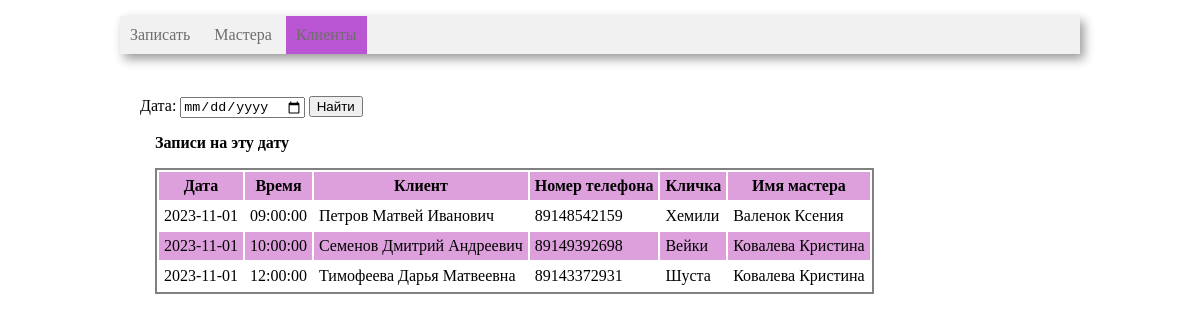
Screenshot of /client with the database file from the repository.
### tables this page shows
CREATE TABLE timetable_date (
    timetable_date_id INTEGER PRIMARY KEY AUTOINCREMENT,
	timetable_id INTEGER,
	record_date DATE,
	FOREIGN KEY (timetable_id) REFERENCES timetable (timetableid) ON DELETE CASCADE
);

CREATE TABLE record (
    record_id INTEGER PRIMARY KEY AUTOINCREMENT,
	timetable_date_id INTEGER,
	pet_id INTEGER,
	record_time TIME,
	FOREIGN KEY (pet_id) REFERENCES pet (pet_id) ON DELETE CASCADE,
	FOREIGN KEY (timetable_date_id) REFERENCES timetable_date (timetable_date_id) ON DELETE CASCADE
);

CREATE TABLE client (
    client_id INTEGER PRIMARY KEY AUTOINCREMENT,
	client_name VARCHAR(50),
	phone_number VARCHAR(11)
);

CREATE TABLE pet(
    pet_id INTEGER PRIMARY KEY AUTOINCREMENT,
	pet_name VARCHAR(30),
	client_id INTEGER,
	brade VARCHAR(30),
	pet_birth_date DATE,
	weight REAL,
	mood VARCHAR(20),
	pet_gender VARCHAR(1),
	pet_type VARCHAR(6),
	FOREIGN KEY (client_id) REFERENCES client (client_id) ON DELETE CASCADE
);

CREATE TABLE master(
    master_id INTEGER PRIMARY KEY AUTOINCREMENT,
	master_full_name VARCHAR(90)
);

### controllers/client.py (the view)
@app.route('/client')
def client():
    conn = get_db_connection()
    if request.values.get('date_record'):
        date_r = request.values.get('date_record')
        session['date_r'] = date_r
    else:
        session['date_r'] = '2023-11-01'
    df_date_record = get_date_record(conn, session['date_r'])
    html = render_template(
     'client.html',
     date_r = session['date_r'],
     date_record = df_date_record,
     len = len
    )
    return html

### models/client_model.py (called while the page is built)
def get_date_record(conn,  date_record):
 return pandas.read_sql('''
  SELECT record_date AS Дата, record_time AS Время, client_name AS Клиент, phone_number AS 'Номер телефона', pet_name AS Кличка, master_full_name AS 'Имя мастера'
  FROM master INNER JOIN timetable USING (master_id)
  INNER JOIN timetable_date USING (timetable_id)
  INNER JOIN record USING (timetable_date_id)
  INNER JOIN pet USING (pet_id)
  INNER JOIN client USING (client_id)
  WHERE record_date = :date
  ORDER BY record_time;
 ''', conn, params={"date": date_record})

### utils.py (called while the page is built)
def get_db_connection():
    return sqlite3.connect('grooming.sqlite')

### templates/client.html (shortened to what this page needs)
<!DOCTYPE html>
<html>
<head>
    <link rel="stylesheet" type="text/css" href="/static/css/style.css" />
    {% macro render_table(table_name, relation, id) %}
      <div class="tbl_container">
        <p>
          <b>{{table_name}} </b>
        {% set n = len(relation) %}
        </p>
        <table>
          <tr>
            {% for name in relation.dtypes.index %}
            <th>{{name}}</th>
            {% endfor %}
          </tr>
          <tbody>
            {% for i in range(n) %}
            <tr>
              {% for name in relation.dtypes.index %}
                  <td> {{ relation.loc[i, name] }} </td>
              {% endfor %}
            </tr>
            {% endfor %}
          </tbody>
        </table>
      </div>
    {% endmacro %}
</head>
<body>
 <div class="menu">
 <ul>
     <li><a href={{url_for("record")}}>Записать</a></li>
     <li><a href={{url_for("index")}}>Мастера</a></li>
     <li class ="active"><a href={{url_for("client")}} method="get">Клиенты</a></li>
 </ul>
 </div>
<div class="block">
    <p>
 <form action='' method ="get" name="">
    Дата: <input type="date" placeholder="Дата записи" name="date_record">
    <input type="submit" value="Найти">
 </form>
    </p>
{{render_table("Записи на эту дату", date_record) }}
 </div>
</body>
</html>

### static/CSS/style.css (style rules this page uses)
body { width: 80%; margin:auto; max-width: 1000px; }
.menu { background-color: #f1f1f1; box-shadow: 4px 5px 10px rgba(0, 0, 0, 0.4); width: 100%; }
.menu li { display: inline-block; vertical-align: top; padding: 10px; color: #6f6d6d; }
.menu a { text-decoration: none; color: #6f6d6d; }
.menu ul { padding: 0px; }
.active { background-color: #BA55D3; color: #f8f8f8; }
.block { padding: 10px 20px; }
.tbl_container { margin: 15px; }
table { border: solid 2px grey; }
table tr:nth-child(odd) { background-color: #ffffff; }
table tr:nth-child(even) { background-color: #DDA0DD; }
th { background-color: #DDA0DD; padding: 5px; }
td { padding: 5px; }

### rows the page displays
timetable_date: record_date "2023-11-01"
record: record_time "09:00:00"
client: client_name "Петров Матвей Иванович" "89148542159"
pet: pet_name "Хемили"
master: master_full_name "Валенок Ксения"
timetable_date: record_date "2023-11-01" "2023-11-01"
record: record_time "10:00:00"
client: client_name "Семенов Дмитрий Андреевич" "89149392698"
pet: pet_name "Вейки"
master: master_full_name "Ковалева Кристина" "Ковалева Кристина"
record: record_time "12:00:00"
client: client_name "Тимофеева Дарья Матвеевна" "89143372931"
pet: pet_name "Шуста"

### other values shown
{{ table_name }} "Записи на эту дату"
{{ name }} "Дата" "Время" "Клиент" "Номер телефона" "Кличка" "Имя мастера"
